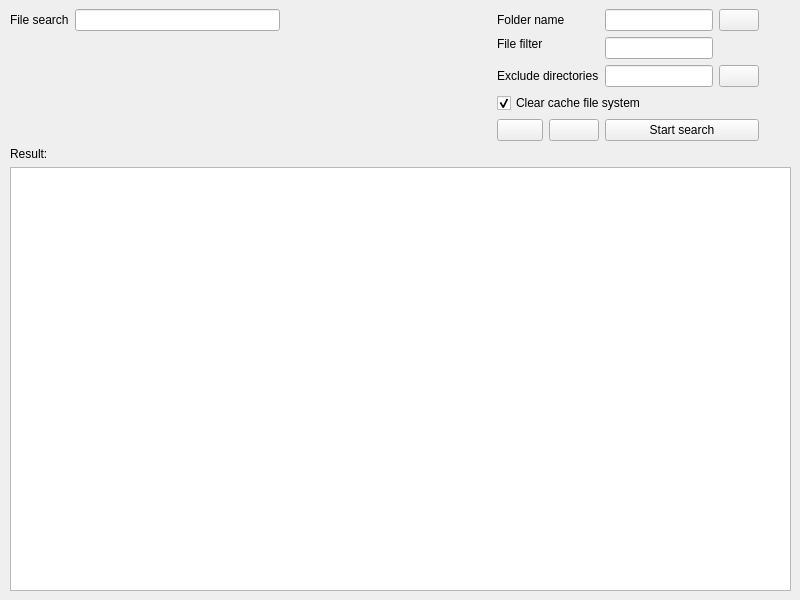
<?xml version="1.0" encoding="UTF-8"?>
<ui version="4.0">
 <class>Ricerca_file_window</class>
 <widget class="QMainWindow" name="Ricerca_file_window">
  <property name="geometry">
   <rect>
    <x>0</x>
    <y>0</y>
    <width>800</width>
    <height>600</height>
   </rect>
  </property>
  <property name="windowTitle">
   <string>Search file in system</string>
  </property>
  <property name="windowIcon">
   <iconset resource="resource.qrc">
    <normaloff>:/icons/icons/MGrep.ico</normaloff>:/icons/icons/MGrep.ico</iconset>
  </property>
  <widget class="QWidget" name="centralwidget">
   <property name="sizePolicy">
    <sizepolicy hsizetype="Expanding" vsizetype="Expanding">
     <horstretch>0</horstretch>
     <verstretch>0</verstretch>
    </sizepolicy>
   </property>
   <layout class="QGridLayout" name="gridLayout">
    <property name="leftMargin">
     <number>10</number>
    </property>
    <item row="0" column="3">
     <spacer name="horizontalSpacer">
      <property name="orientation">
       <enum>Qt::Horizontal</enum>
      </property>
      <property name="sizeHint" stdset="0">
       <size>
        <width>40</width>
        <height>20</height>
       </size>
      </property>
     </spacer>
    </item>
    <item row="0" column="11">
     <widget class="QPushButton" name="b_pathname">
      <property name="text">
       <string/>
      </property>
      <property name="icon">
       <iconset resource="resource.qrc">
        <normaloff>:/icons/icons/folder.gif</normaloff>:/icons/icons/folder.gif</iconset>
      </property>
     </widget>
    </item>
    <item row="3" column="4" colspan="4">
     <widget class="QLabel" name="l_excludepath">
      <property name="text">
       <string>Exclude directories</string>
      </property>
      <property name="buddy">
       <cstring>e_excludepath</cstring>
      </property>
     </widget>
    </item>
    <item row="0" column="4" colspan="4">
     <widget class="QLabel" name="l_pathname_2">
      <property name="text">
       <string>Folder name</string>
      </property>
      <property name="buddy">
       <cstring>e_pathname</cstring>
      </property>
     </widget>
    </item>
    <item row="4" column="4" colspan="7">
     <widget class="QCheckBox" name="c_cache_file_system">
      <property name="text">
       <string>Clear cache file system</string>
      </property>
      <property name="checked">
       <bool>true</bool>
      </property>
     </widget>
    </item>
    <item row="3" column="8" colspan="3">
     <widget class="QLineEdit" name="e_excludepath"/>
    </item>
    <item row="0" column="8" colspan="3">
     <widget class="QLineEdit" name="e_pathname"/>
    </item>
    <item row="0" column="2">
     <widget class="QLineEdit" name="e_filesearch"/>
    </item>
    <item row="3" column="11">
     <widget class="QPushButton" name="b_excludepath">
      <property name="text">
       <string/>
      </property>
      <property name="icon">
       <iconset resource="resource.qrc">
        <normaloff>:/icons/icons/folder.gif</normaloff>:/icons/icons/folder.gif</iconset>
      </property>
     </widget>
    </item>
    <item row="0" column="0" colspan="2">
     <widget class="QLabel" name="l_filesearch">
      <property name="text">
       <string>File search</string>
      </property>
      <property name="buddy">
       <cstring>e_filesearch</cstring>
      </property>
     </widget>
    </item>
    <item row="1" column="4">
     <widget class="QLabel" name="l_filter">
      <property name="text">
       <string>File filter</string>
      </property>
      <property name="buddy">
       <cstring>e_filter</cstring>
      </property>
     </widget>
    </item>
    <item row="7" column="5" colspan="3">
     <widget class="QPushButton" name="b_add_line">
      <property name="toolTip">
       <string>&lt;html&gt;&lt;head/&gt;&lt;body&gt;&lt;p&gt;Add the selected line to 'My favorites files&lt;/p&gt;&lt;/body&gt;&lt;/html&gt;</string>
      </property>
      <property name="text">
       <string/>
      </property>
      <property name="icon">
       <iconset resource="resource.qrc">
        <normaloff>:/icons/icons/add.gif</normaloff>:/icons/icons/add.gif</iconset>
      </property>
     </widget>
    </item>
    <item row="7" column="4">
     <widget class="QPushButton" name="b_save_pref">
      <property name="toolTip">
       <string>&lt;html&gt;&lt;head/&gt;&lt;body&gt;&lt;p&gt;Save the search data in order to be retrieved at the next start of SmiGrep&lt;/p&gt;&lt;/body&gt;&lt;/html&gt;</string>
      </property>
      <property name="text">
       <string/>
      </property>
      <property name="icon">
       <iconset resource="resource.qrc">
        <normaloff>:/icons/icons/disk.gif</normaloff>:/icons/icons/disk.gif</iconset>
      </property>
     </widget>
    </item>
    <item row="1" column="8" rowspan="2" colspan="3">
     <widget class="QLineEdit" name="e_filter"/>
    </item>
    <item row="8" column="0">
     <widget class="QLabel" name="l_risultati">
      <property name="text">
       <string>Result:</string>
      </property>
     </widget>
    </item>
    <item row="9" column="0" colspan="14">
     <widget class="QListView" name="o_lst1">
      <property name="editTriggers">
       <set>QAbstractItemView::NoEditTriggers</set>
      </property>
     </widget>
    </item>
    <item row="7" column="8" colspan="4">
     <widget class="QPushButton" name="b_search">
      <property name="toolTip">
       <string/>
      </property>
      <property name="statusTip">
       <string/>
      </property>
      <property name="whatsThis">
       <string/>
      </property>
      <property name="text">
       <string>Start search</string>
      </property>
      <property name="icon">
       <iconset resource="resource.qrc">
        <normaloff>:/icons/icons/go.gif</normaloff>:/icons/icons/go.gif</iconset>
      </property>
     </widget>
    </item>
    <item row="0" column="12">
     <spacer name="horizontalSpacer_2">
      <property name="orientation">
       <enum>Qt::Horizontal</enum>
      </property>
      <property name="sizeType">
       <enum>QSizePolicy::Fixed</enum>
      </property>
      <property name="sizeHint" stdset="0">
       <size>
        <width>20</width>
        <height>20</height>
       </size>
      </property>
     </spacer>
    </item>
   </layout>
  </widget>
 </widget>
 <tabstops>
  <tabstop>e_filesearch</tabstop>
  <tabstop>e_pathname</tabstop>
  <tabstop>b_pathname</tabstop>
  <tabstop>e_filter</tabstop>
  <tabstop>e_excludepath</tabstop>
  <tabstop>b_excludepath</tabstop>
  <tabstop>c_cache_file_system</tabstop>
  <tabstop>b_save_pref</tabstop>
  <tabstop>b_add_line</tabstop>
  <tabstop>b_search</tabstop>
  <tabstop>o_lst1</tabstop>
 </tabstops>
 <resources>
  <include location="resource.qrc"/>
 </resources>
 <connections>
  <connection>
   <sender>o_lst1</sender>
   <signal>doubleClicked(QModelIndex)</signal>
   <receiver>Ricerca_file_window</receiver>
   <slot>o_lst1_slot()</slot>
   <hints>
    <hint type="sourcelabel">
     <x>499</x>
     <y>773</y>
    </hint>
    <hint type="destinationlabel">
     <x>504</x>
     <y>456</y>
    </hint>
   </hints>
  </connection>
  <connection>
   <sender>b_save_pref</sender>
   <signal>clicked()</signal>
   <receiver>Ricerca_file_window</receiver>
   <slot>b_save_slot()</slot>
   <hints>
    <hint type="sourcelabel">
     <x>480</x>
     <y>408</y>
    </hint>
    <hint type="destinationlabel">
     <x>399</x>
     <y>210</y>
    </hint>
   </hints>
  </connection>
  <connection>
   <sender>b_add_line</sender>
   <signal>clicked()</signal>
   <receiver>Ricerca_file_window</receiver>
   <slot>b_add_line_slot()</slot>
   <hints>
    <hint type="sourcelabel">
     <x>599</x>
     <y>408</y>
    </hint>
    <hint type="destinationlabel">
     <x>415</x>
     <y>202</y>
    </hint>
   </hints>
  </connection>
  <connection>
   <sender>b_pathname</sender>
   <signal>clicked()</signal>
   <receiver>Ricerca_file_window</receiver>
   <slot>b_pathname_slot()</slot>
   <hints>
    <hint type="sourcelabel">
     <x>617</x>
     <y>52</y>
    </hint>
    <hint type="destinationlabel">
     <x>618</x>
     <y>59</y>
    </hint>
   </hints>
  </connection>
  <connection>
   <sender>b_excludepath</sender>
   <signal>clicked()</signal>
   <receiver>Ricerca_file_window</receiver>
   <slot>b_excludepath_slot()</slot>
   <hints>
    <hint type="sourcelabel">
     <x>617</x>
     <y>148</y>
    </hint>
    <hint type="destinationlabel">
     <x>613</x>
     <y>128</y>
    </hint>
   </hints>
  </connection>
  <connection>
   <sender>b_search</sender>
   <signal>clicked()</signal>
   <receiver>Ricerca_file_window</receiver>
   <slot>b_search_slot()</slot>
   <hints>
    <hint type="sourcelabel">
     <x>957</x>
     <y>408</y>
    </hint>
    <hint type="destinationlabel">
     <x>621</x>
     <y>211</y>
    </hint>
   </hints>
  </connection>
 </connections>
 <slots>
  <slot>b_pathname_slot()</slot>
  <slot>b_save_slot()</slot>
  <slot>b_excludepath_slot()</slot>
  <slot>b_search_slot()</slot>
  <slot>b_add_line_slot()</slot>
  <slot>o_lst1_slot()</slot>
 </slots>
</ui>
